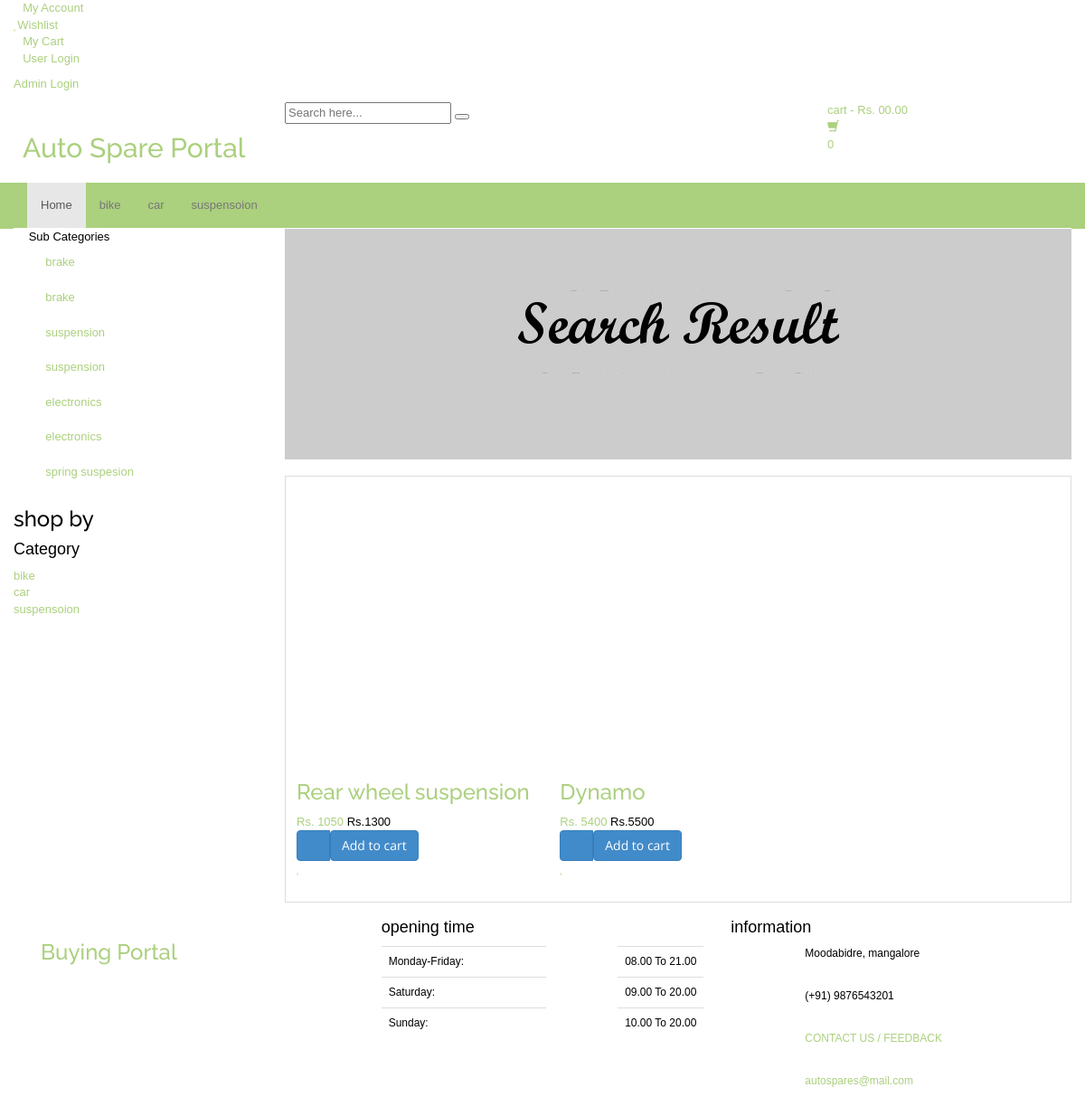
Screenshot of /search-result.php with the database file from the repository.
### tables this page shows
CREATE TABLE `category` (
  `id` int(11) NOT NULL,
  `categoryName` varchar(255) DEFAULT NULL,
  `categoryDescription` longtext DEFAULT NULL,
  `creationDate` timestamp NOT NULL DEFAULT current_timestamp(),
  `updationDate` varchar(255) DEFAULT NULL
);

CREATE TABLE `subcategory` (
  `id` int(11) NOT NULL,
  `categoryid` int(11) DEFAULT NULL,
  `subcategory` varchar(255) DEFAULT NULL,
  `creationDate` timestamp NULL DEFAULT current_timestamp(),
  `updationDate` varchar(255) DEFAULT NULL
);

CREATE TABLE `products` (
  `id` int(11) NOT NULL,
  `category` int(11) NOT NULL,
  `subCategory` int(11) DEFAULT NULL,
  `productName` varchar(255) DEFAULT NULL,
  `productCompany` varchar(255) DEFAULT NULL,
  `productPrice` int(11) DEFAULT NULL,
  `productPriceBeforeDiscount` int(11) DEFAULT NULL,
  `productDescription` longtext DEFAULT NULL,
  `productImage1` varchar(255) DEFAULT NULL,
  `productImage2` varchar(255) DEFAULT NULL,
  `productImage3` varchar(255) DEFAULT NULL,
  `shippingCharge` int(11) DEFAULT NULL,
  `productAvailability` varchar(255) DEFAULT NULL,
  `postingDate` timestamp NULL DEFAULT current_timestamp(),
  `updationDate` varchar(255) DEFAULT NULL
);

### search-result.php (the view, shortened to what this page needs)
<?php
include('includes/config.php');
$find="%{$_POST['product']}%";
?>
<!DOCTYPE html>
<html lang="en">
	<head>
	    <link rel="stylesheet" href="assets/css/bootstrap.min.css">
	    <link rel="stylesheet" href="assets/css/main.css">
	    <link rel="stylesheet" href="assets/css/green.css">
	    <link rel="stylesheet" href="assets/css/owl.carousel.css">
		<link rel="stylesheet" href="assets/css/owl.transitions.css">
		<link href="assets/css/lightbox.css" rel="stylesheet">
		<link rel="stylesheet" href="assets/css/animate.min.css">
		<link rel="stylesheet" href="assets/css/rateit.css">
		<link rel="stylesheet" href="assets/css/bootstrap-select.min.css">
		<link rel="stylesheet" href="assets/css/config.css">
		<link href="assets/css/green.css" rel="alternate stylesheet" title="Green color">
		<link href="assets/css/blue.css" rel="alternate stylesheet" title="Blue color">
		<link href="assets/css/red.css" rel="alternate stylesheet" title="Red color">
		<link href="assets/css/orange.css" rel="alternate stylesheet" title="Orange color">
		<link href="assets/css/dark-green.css" rel="alternate stylesheet" title="Darkgreen color">
		<link rel="stylesheet" href="assets/css/font-awesome.min.css">
	</head>
    <body class="cnt-home">
<header class="header-style-1">
<?php include('includes/top-header.php');?>
<?php include('includes/main-header.php');?>
<?php include('includes/menu-bar.php');?>
</header>
<div class="body-content outer-top-xs">
	<div class='container'>
		<div class='row outer-bottom-sm'>
			<div class='col-md-3 sidebar'>
<div class="side-menu animate-dropdown outer-bottom-xs">
<div class="side-menu animate-dropdown outer-bottom-xs">
    <div class="head"><i class="icon fa fa-align-justify fa-fw"></i>Sub Categories</div>
    <nav class="yamm megamenu-horizontal" role="navigation">
        <ul class="nav">
            <li class="dropdown menu-item">
              <?php $sql=mysqli_query($con,"select id,subcategory  from subcategory");
while($row=mysqli_fetch_array($sql))
{
    ?>
                <a href="sub-category.php?scid=<?php echo $row['id'];?>" class="dropdown-toggle"><i class="icon fa fa-desktop fa-fw"></i>
                <?php echo $row['subcategory'];?></a>
                <?php }?>
</li>
</ul>
    </nav>
</div>
</div>
	            <div class="sidebar-module-container">
	            	<h3 class="section-title">shop by</h3>
	            	<div class="sidebar-filter">
<div class="sidebar-widget wow fadeInUp outer-bottom-xs ">
	<div class="widget-header m-t-20">
		<h4 class="widget-title">Category</h4>
	</div>
	<div class="sidebar-widget-body m-t-10">
	         <?php $sql=mysqli_query($con,"select id,categoryName  from category");
while($row=mysqli_fetch_array($sql))
{
    ?>
		<div class="accordion">
	    	<div class="accordion-group">
	            <div class="accordion-heading">
	                <a href="category.php?cid=<?php echo $row['id'];?>"  class="accordion-toggle collapsed">
	                   <?php echo $row['categoryName'];?>
	                </a>
	            </div>
	        </div>
	    </div>
	    <?php } ?>
	</div>
</div>
	            	</div>
	            </div>
            </div>
			<div class='col-md-9'>
	<div id="category" class="category-carousel hidden-xs">
		<div class="item">
			<div class="image">
				<img src="assets/images/banners/cat-banner-3.jpg" alt="" class="img-responsive">
			</div>
			<div class="container-fluid">
				<div class="caption vertical-top text-left">
					<div class="big-text">
						<br />
					</div>
				</div>
			</div>
		</div>
</div>
				<div class="search-result-container">
					<div id="myTabContent" class="tab-content">
						<div class="tab-pane active " id="grid-container">
							<div class="category-product  inner-top-vs">
								<div class="row">
			<?php
$ret=mysqli_query($con,"select * from products where productName like '$find'");
$num=mysqli_num_rows($ret);
if($num>0)
{
while ($row=mysqli_fetch_array($ret))
{?>
		<div class="col-sm-6 col-md-4 wow fadeInUp">
			<div class="products">
	<div class="product">
		<div class="product-image">
			<div class="image">
				<a href="product-details.php?pid=<?php echo htmlentities($row['id']);?>"><img  src="assets/images/blank.gif" data-echo="admin/productimages/<?php echo htmlentities($row['id']);?>/<?php echo htmlentities($row['productImage1']);?>" alt="" width="200" height="300"></a>
			</div>
		</div>
		<div class="product-info text-left">
			<h3 class="name"><a href="product-details.php?pid=<?php echo htmlentities($row['id']);?>"><?php echo htmlentities($row['productName']);?></a></h3>
			<div class="product-price">
				<span class="price">
					Rs. <?php echo htmlentities($row['productPrice']);?>			</span>
										     <span class="price-before-discount">Rs.<?php echo htmlentities($row['productPriceBeforeDiscount']);?></span>
			</div>
		</div>
					<div class="cart clearfix animate-effect">
				<div class="action">
					<ul class="list-unstyled">
						<li class="add-cart-button btn-group">
					<?php if($row['productAvailability']=='In Stock'){?>
										<button class="btn btn-primary icon" data-toggle="dropdown" type="button">
								<i class="fa fa-shopping-cart"></i>
							</button>
							<a href="category.php?page=product&action=add&id=<?php echo $row['id']; ?>">
							<button class="btn btn-primary" type="button">Add to cart</button></a>
								<?php } else {?>
							<div class="action" style="color:red">Out of Stock</div>
					<?php } ?>
						</li>
		                <li class="lnk wishlist">
							<a class="add-to-cart" href="category.php?pid=<?php echo htmlentities($row['id'])?>&&action=wishlist" title="Wishlist">
								 <i class="icon fa fa-heart"></i>
							</a>
						</li>
					</ul>
				</div>
			</div>
			</div>
			</div>
		</div>
	  <?php } } else {?>
		<div class="col-sm-6 col-md-4 wow fadeInUp"> <h3>No Product Found</h3>
		</div>
<?php } ?>
										</div>
							</div>
						</div>
				</div>
			</div>
		</div></div>
</div>
</div>
<?php include('includes/footer.php');?>
</body>
</html>

### includes/menu-bar.php (shortened to what this page needs)
<div class="header-nav animate-dropdown">
    <div class="container">
        <div class="yamm navbar navbar-default" role="navigation">
            <div class="nav-bg-class">
                <div class="navbar-collapse collapse" id="mc-horizontal-menu-collapse">
	<div class="nav-outer">
		<ul class="nav navbar-nav">
			<li class="active dropdown yamm-fw">
				<a href="index.php" data-hover="dropdown" class="dropdown-toggle">Home</a>
			</li>
              <?php $sql=mysqli_query($con,"select id,categoryName  from category limit 6");
while($row=mysqli_fetch_array($sql))
{
    ?>
			<li class="dropdown yamm">
				<a href="category.php?cid=<?php echo $row['id'];?>"> <?php echo $row['categoryName'];?></a>
			</li>
			<?php } ?>
		</ul>
		<div class="clearfix"></div>
	</div>
</div>
            </div>
        </div>
    </div>
</div>

### rows the page displays
category: categoryName "bike"
category: categoryName "car"
category: categoryName "suspensoion"
subcategory: subcategory "brake"
subcategory: subcategory "brake"
subcategory: subcategory "suspension"
subcategory: subcategory "suspension"
subcategory: subcategory "electronics"
subcategory: subcategory "electronics"
subcategory: subcategory "spring suspesion"
products: productName "Rear wheel suspension", productPrice "1050", productPriceBeforeDiscount "1300"
products: productName "Dynamo", productPrice "5400", productPriceBeforeDiscount "5500"
